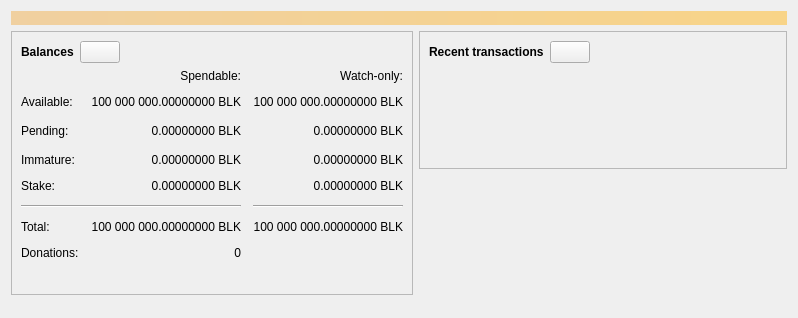
<?xml version="1.0" encoding="UTF-8"?>
<ui version="4.0">
 <class>OverviewPage</class>
 <widget class="QWidget" name="OverviewPage">
  <property name="geometry">
   <rect>
    <x>0</x>
    <y>0</y>
    <width>798</width>
    <height>318</height>
   </rect>
  </property>
  <property name="windowTitle">
   <string>Form</string>
  </property>
  <layout class="QVBoxLayout" name="topLayout">
   <item>
    <widget class="QLabel" name="labelAlerts">
     <property name="visible">
      <bool>false</bool>
     </property>
     <property name="styleSheet">
      <string notr="true">QLabel { background-color: qlineargradient(x1: 0, y1: 0, x2: 1, y2: 0, stop:0 #F0D0A0, stop:1 #F8D488); color:#000000; }</string>
     </property>
     <property name="wordWrap">
      <bool>true</bool>
     </property>
     <property name="margin">
      <number>3</number>
     </property>
     <property name="textInteractionFlags">
      <set>Qt::TextSelectableByMouse</set>
     </property>
    </widget>
   </item>
   <item>
    <layout class="QHBoxLayout" name="horizontalLayout" stretch="1,1">
     <item>
      <layout class="QVBoxLayout" name="verticalLayout_2">
       <item>
        <widget class="QFrame" name="frame">
         <property name="frameShape">
          <enum>QFrame::StyledPanel</enum>
         </property>
         <property name="frameShadow">
          <enum>QFrame::Raised</enum>
         </property>
         <layout class="QVBoxLayout" name="verticalLayout_4">
          <item>
           <layout class="QHBoxLayout" name="horizontalLayout_4">
            <item>
             <widget class="QLabel" name="label_5">
              <property name="font">
               <font>
                <weight>75</weight>
                <bold>true</bold>
               </font>
              </property>
              <property name="text">
               <string>Balances</string>
              </property>
             </widget>
            </item>
            <item>
             <widget class="QPushButton" name="labelWalletStatus">
              <property name="enabled">
               <bool>true</bool>
              </property>
              <property name="maximumSize">
               <size>
                <width>45</width>
                <height>16777215</height>
               </size>
              </property>
              <property name="toolTip">
               <string>The displayed information may be out of date. Your wallet automatically synchronizes with the Blackcoin network after a connection is established, but this process has not completed yet.</string>
              </property>
              <property name="text">
               <string/>
              </property>
              <property name="icon">
               <iconset resource="../blackcoin.qrc">
                <normaloff>:/icons/warning</normaloff>
                <disabledoff>:/icons/warning</disabledoff>:/icons/warning</iconset>
              </property>
              <property name="iconSize">
               <size>
                <width>24</width>
                <height>24</height>
               </size>
              </property>
             </widget>
            </item>
            <item>
             <spacer name="horizontalSpacer_3">
              <property name="orientation">
               <enum>Qt::Horizontal</enum>
              </property>
              <property name="sizeHint" stdset="0">
               <size>
                <width>40</width>
                <height>20</height>
               </size>
              </property>
             </spacer>
            </item>
           </layout>
          </item>
          <item>
           <layout class="QGridLayout" name="gridLayout">
            <property name="spacing">
             <number>12</number>
            </property>
            <item row="2" column="2">
             <widget class="QLabel" name="labelWatchPending">
              <property name="cursor">
               <cursorShape>IBeamCursor</cursorShape>
              </property>
              <property name="toolTip">
               <string>Unconfirmed transactions to watch-only addresses</string>
              </property>
              <property name="text">
               <string notr="true">0.00000000 BLK</string>
              </property>
              <property name="alignment">
               <set>Qt::AlignRight|Qt::AlignTrailing|Qt::AlignVCenter</set>
              </property>
              <property name="textInteractionFlags">
               <set>Qt::LinksAccessibleByMouse|Qt::TextSelectableByKeyboard|Qt::TextSelectableByMouse</set>
              </property>
             </widget>
            </item>
            <item row="2" column="1">
             <widget class="QLabel" name="labelUnconfirmed">
              <property name="cursor">
               <cursorShape>IBeamCursor</cursorShape>
              </property>
              <property name="toolTip">
               <string>Total of transactions that have yet to be confirmed, and do not yet count toward the spendable balance</string>
              </property>
              <property name="text">
               <string notr="true">0.00000000 BLK</string>
              </property>
              <property name="alignment">
               <set>Qt::AlignRight|Qt::AlignTrailing|Qt::AlignVCenter</set>
              </property>
              <property name="textInteractionFlags">
               <set>Qt::LinksAccessibleByMouse|Qt::TextSelectableByKeyboard|Qt::TextSelectableByMouse</set>
              </property>
             </widget>
            </item>
            <item row="3" column="2">
             <widget class="QLabel" name="labelWatchImmature">
              <property name="cursor">
               <cursorShape>IBeamCursor</cursorShape>
              </property>
              <property name="toolTip">
               <string>Mined balance in watch-only addresses that has not yet matured</string>
              </property>
              <property name="text">
               <string notr="true">0.00000000 BLK</string>
              </property>
              <property name="alignment">
               <set>Qt::AlignRight|Qt::AlignTrailing|Qt::AlignVCenter</set>
              </property>
              <property name="textInteractionFlags">
               <set>Qt::LinksAccessibleByMouse|Qt::TextSelectableByKeyboard|Qt::TextSelectableByMouse</set>
              </property>
             </widget>
            </item>
            <item row="5" column="0" colspan="2">
             <widget class="Line" name="line">
              <property name="orientation">
               <enum>Qt::Horizontal</enum>
              </property>
             </widget>
            </item>
            <item row="5" column="2">
             <widget class="Line" name="lineWatchBalance">
              <property name="sizePolicy">
               <sizepolicy hsizetype="Preferred" vsizetype="Fixed">
                <horstretch>0</horstretch>
                <verstretch>0</verstretch>
               </sizepolicy>
              </property>
              <property name="minimumSize">
               <size>
                <width>140</width>
                <height>0</height>
               </size>
              </property>
              <property name="orientation">
               <enum>Qt::Horizontal</enum>
              </property>
             </widget>
            </item>
            <item row="6" column="0">
             <widget class="QLabel" name="labelTotalText">
              <property name="text">
               <string>Total:</string>
              </property>
             </widget>
            </item>
            <item row="3" column="1">
             <widget class="QLabel" name="labelImmature">
              <property name="cursor">
               <cursorShape>IBeamCursor</cursorShape>
              </property>
              <property name="toolTip">
               <string>Mined balance that has not yet matured</string>
              </property>
              <property name="text">
               <string notr="true">0.00000000 BLK</string>
              </property>
              <property name="alignment">
               <set>Qt::AlignRight|Qt::AlignTrailing|Qt::AlignVCenter</set>
              </property>
              <property name="textInteractionFlags">
               <set>Qt::LinksAccessibleByMouse|Qt::TextSelectableByKeyboard|Qt::TextSelectableByMouse</set>
              </property>
             </widget>
            </item>
            <item row="2" column="3">
             <spacer name="horizontalSpacer_2">
              <property name="orientation">
               <enum>Qt::Horizontal</enum>
              </property>
              <property name="sizeHint" stdset="0">
               <size>
                <width>40</width>
                <height>20</height>
               </size>
              </property>
             </spacer>
            </item>
            <item row="3" column="0">
             <widget class="QLabel" name="labelImmatureText">
              <property name="text">
               <string>Immature:</string>
              </property>
             </widget>
            </item>
            <item row="6" column="1">
             <widget class="QLabel" name="labelTotal">
              <property name="cursor">
               <cursorShape>IBeamCursor</cursorShape>
              </property>
              <property name="toolTip">
               <string>Your current total balance</string>
              </property>
              <property name="text">
               <string notr="true">100 000 000.00000000 BLK</string>
              </property>
              <property name="alignment">
               <set>Qt::AlignRight|Qt::AlignTrailing|Qt::AlignVCenter</set>
              </property>
              <property name="textInteractionFlags">
               <set>Qt::LinksAccessibleByMouse|Qt::TextSelectableByKeyboard|Qt::TextSelectableByMouse</set>
              </property>
             </widget>
            </item>
            <item row="6" column="2">
             <widget class="QLabel" name="labelWatchTotal">
              <property name="cursor">
               <cursorShape>IBeamCursor</cursorShape>
              </property>
              <property name="toolTip">
               <string>Current total balance in watch-only addresses</string>
              </property>
              <property name="text">
               <string notr="true">100 000 000.00000000 BLK</string>
              </property>
              <property name="alignment">
               <set>Qt::AlignRight|Qt::AlignTrailing|Qt::AlignVCenter</set>
              </property>
              <property name="textInteractionFlags">
               <set>Qt::LinksAccessibleByMouse|Qt::TextSelectableByKeyboard|Qt::TextSelectableByMouse</set>
              </property>
             </widget>
            </item>
            <item row="7" column="0">
             <widget class="QLabel" name="labelDonationsText">
              <property name="text">
               <string>Donations:</string>
              </property>
             </widget>
            </item>
            <item row="7" column="1">
             <widget class="QLabel" name="labelDonations">
              <property name="cursor">
               <cursorShape>IBeamCursor</cursorShape>
              </property>
              <property name="toolTip">
               <string>Total donations to the Blackcoin project</string>
              </property>
              <property name="text">
               <string>0</string>
              </property>
              <property name="alignment">
               <set>Qt::AlignRight|Qt::AlignTrailing|Qt::AlignVCenter</set>
              </property>
              <property name="textInteractionFlags">
               <set>Qt::LinksAccessibleByMouse|Qt::TextSelectableByKeyboard|Qt::TextSelectableByMouse</set>
              </property>
             </widget>
            </item>
            <item row="0" column="2">
             <widget class="QLabel" name="labelWatchonly">
              <property name="text">
               <string>Watch-only:</string>
              </property>
              <property name="alignment">
               <set>Qt::AlignRight|Qt::AlignTrailing|Qt::AlignVCenter</set>
              </property>
             </widget>
            </item>
            <item row="1" column="0">
             <widget class="QLabel" name="labelBalanceText">
              <property name="text">
               <string>Available:</string>
              </property>
             </widget>
            </item>
            <item row="1" column="1">
             <widget class="QLabel" name="labelBalance">
              <property name="cursor">
               <cursorShape>IBeamCursor</cursorShape>
              </property>
              <property name="toolTip">
               <string>Your current spendable balance</string>
              </property>
              <property name="text">
               <string notr="true">100 000 000.00000000 BLK</string>
              </property>
              <property name="alignment">
               <set>Qt::AlignRight|Qt::AlignTrailing|Qt::AlignVCenter</set>
              </property>
              <property name="textInteractionFlags">
               <set>Qt::LinksAccessibleByMouse|Qt::TextSelectableByKeyboard|Qt::TextSelectableByMouse</set>
              </property>
             </widget>
            </item>
            <item row="1" column="2">
             <widget class="QLabel" name="labelWatchAvailable">
              <property name="cursor">
               <cursorShape>IBeamCursor</cursorShape>
              </property>
              <property name="toolTip">
               <string>Your current balance in watch-only addresses</string>
              </property>
              <property name="text">
               <string notr="true">100 000 000.00000000 BLK</string>
              </property>
              <property name="alignment">
               <set>Qt::AlignRight|Qt::AlignTrailing|Qt::AlignVCenter</set>
              </property>
              <property name="textInteractionFlags">
               <set>Qt::LinksAccessibleByMouse|Qt::TextSelectableByKeyboard|Qt::TextSelectableByMouse</set>
              </property>
             </widget>
            </item>
            <item row="2" column="0">
             <widget class="QLabel" name="labelPendingText">
              <property name="text">
               <string>Pending:</string>
              </property>
             </widget>
            </item>
            <item row="0" column="1">
             <widget class="QLabel" name="labelSpendable">
              <property name="text">
               <string>Spendable:</string>
              </property>
              <property name="alignment">
               <set>Qt::AlignRight|Qt::AlignTrailing|Qt::AlignVCenter</set>
              </property>
             </widget>
            </item>
            <item row="4" column="0">
             <widget class="QLabel" name="labelStakeText">
              <property name="text">
               <string>Stake:</string>
              </property>
             </widget>
            </item>
            <item row="4" column="1">
             <widget class="QLabel" name="labelStake">
              <property name="cursor">
               <cursorShape>IBeamCursor</cursorShape>
              </property>
              <property name="toolTip">
               <string>Your current staking balance</string>
              </property>
              <property name="text">
               <string notr="true">0.00000000 BLK</string>
              </property>
              <property name="alignment">
               <set>Qt::AlignRight|Qt::AlignTrailing|Qt::AlignVCenter</set>
              </property>
              <property name="textInteractionFlags">
               <set>Qt::LinksAccessibleByMouse|Qt::TextSelectableByKeyboard|Qt::TextSelectableByMouse</set>
              </property>
             </widget>
            </item>
            <item row="4" column="2">
             <widget class="QLabel" name="labelWatchStake">
              <property name="cursor">
               <cursorShape>IBeamCursor</cursorShape>
              </property>
              <property name="toolTip">
               <string>Your current staking balance in watch-only addresses</string>
              </property>
              <property name="text">
               <string notr="true">0.00000000 BLK</string>
              </property>
              <property name="alignment">
               <set>Qt::AlignRight|Qt::AlignTrailing|Qt::AlignVCenter</set>
              </property>
              <property name="textInteractionFlags">
               <set>Qt::LinksAccessibleByMouse|Qt::TextSelectableByKeyboard|Qt::TextSelectableByMouse</set>
              </property>
             </widget>
            </item>
            <item row="2" column="3">
             <spacer name="horizontalSpacer_21">
              <property name="orientation">
               <enum>Qt::Horizontal</enum>
              </property>
              <property name="sizeHint" stdset="0">
               <size>
                <width>40</width>
                <height>20</height>
               </size>
              </property>
             </spacer>
            </item>
           </layout>
          </item>
          <item>
           <spacer name="verticalSpacer_3">
            <property name="orientation">
             <enum>Qt::Vertical</enum>
            </property>
            <property name="sizeType">
             <enum>QSizePolicy::Fixed</enum>
            </property>
            <property name="sizeHint" stdset="0">
             <size>
              <width>20</width>
              <height>25</height>
             </size>
            </property>
           </spacer>
          </item>
         </layout>
        </widget>
       </item>
       <item>
        <spacer name="verticalSpacer">
         <property name="orientation">
          <enum>Qt::Vertical</enum>
         </property>
         <property name="sizeHint" stdset="0">
          <size>
           <width>20</width>
           <height>40</height>
          </size>
         </property>
        </spacer>
       </item>
      </layout>
     </item>
     <item>
      <layout class="QVBoxLayout" name="verticalLayout_3">
       <item>
        <widget class="QFrame" name="frame_2">
         <property name="frameShape">
          <enum>QFrame::StyledPanel</enum>
         </property>
         <property name="frameShadow">
          <enum>QFrame::Raised</enum>
         </property>
         <layout class="QVBoxLayout" name="verticalLayout">
          <item>
           <layout class="QHBoxLayout" name="horizontalLayout_2">
            <item>
             <widget class="QLabel" name="label_4">
              <property name="font">
               <font>
                <weight>75</weight>
                <bold>true</bold>
               </font>
              </property>
              <property name="text">
               <string>Recent transactions</string>
              </property>
             </widget>
            </item>
            <item>
             <widget class="QPushButton" name="labelTransactionsStatus">
              <property name="enabled">
               <bool>true</bool>
              </property>
              <property name="maximumSize">
               <size>
                <width>45</width>
                <height>16777215</height>
               </size>
              </property>
              <property name="toolTip">
               <string>The displayed information may be out of date. Your wallet automatically synchronizes with the Blackcoin network after a connection is established, but this process has not completed yet.</string>
              </property>
              <property name="text">
               <string/>
              </property>
              <property name="icon">
               <iconset resource="../blackcoin.qrc">
                <normaloff>:/icons/warning</normaloff>
                <disabledoff>:/icons/warning</disabledoff>:/icons/warning</iconset>
              </property>
              <property name="iconSize">
               <size>
                <width>24</width>
                <height>24</height>
               </size>
              </property>
             </widget>
            </item>
            <item>
             <spacer name="horizontalSpacer">
              <property name="orientation">
               <enum>Qt::Horizontal</enum>
              </property>
              <property name="sizeHint" stdset="0">
               <size>
                <width>40</width>
                <height>20</height>
               </size>
              </property>
             </spacer>
            </item>
           </layout>
          </item>
          <item>
           <widget class="TransactionOverviewWidget" name="listTransactions">
            <property name="styleSheet">
             <string notr="true">QListView { background: transparent; }</string>
            </property>
            <property name="frameShape">
             <enum>QFrame::NoFrame</enum>
            </property>
            <property name="verticalScrollBarPolicy">
             <enum>Qt::ScrollBarAlwaysOff</enum>
            </property>
            <property name="horizontalScrollBarPolicy">
             <enum>Qt::ScrollBarAlwaysOff</enum>
            </property>
            <property name="sizeAdjustPolicy">
             <enum>QAbstractScrollArea::AdjustToContents</enum>
            </property>
            <property name="selectionMode">
             <enum>QAbstractItemView::NoSelection</enum>
            </property>
            <property name="uniformItemSizes">
             <bool>true</bool>
            </property>
           </widget>
          </item>
         </layout>
        </widget>
       </item>
       <item>
        <spacer name="verticalSpacer_2">
         <property name="orientation">
          <enum>Qt::Vertical</enum>
         </property>
         <property name="sizeHint" stdset="0">
          <size>
           <width>20</width>
           <height>40</height>
          </size>
         </property>
        </spacer>
       </item>
      </layout>
     </item>
    </layout>
   </item>
  </layout>
 </widget>
 <customwidgets>
  <customwidget>
   <class>TransactionOverviewWidget</class>
   <extends>QListView</extends>
   <header>qt/transactionoverviewwidget.h</header>
  </customwidget>
 </customwidgets>
 <resources/>
 <connections/>
</ui>
